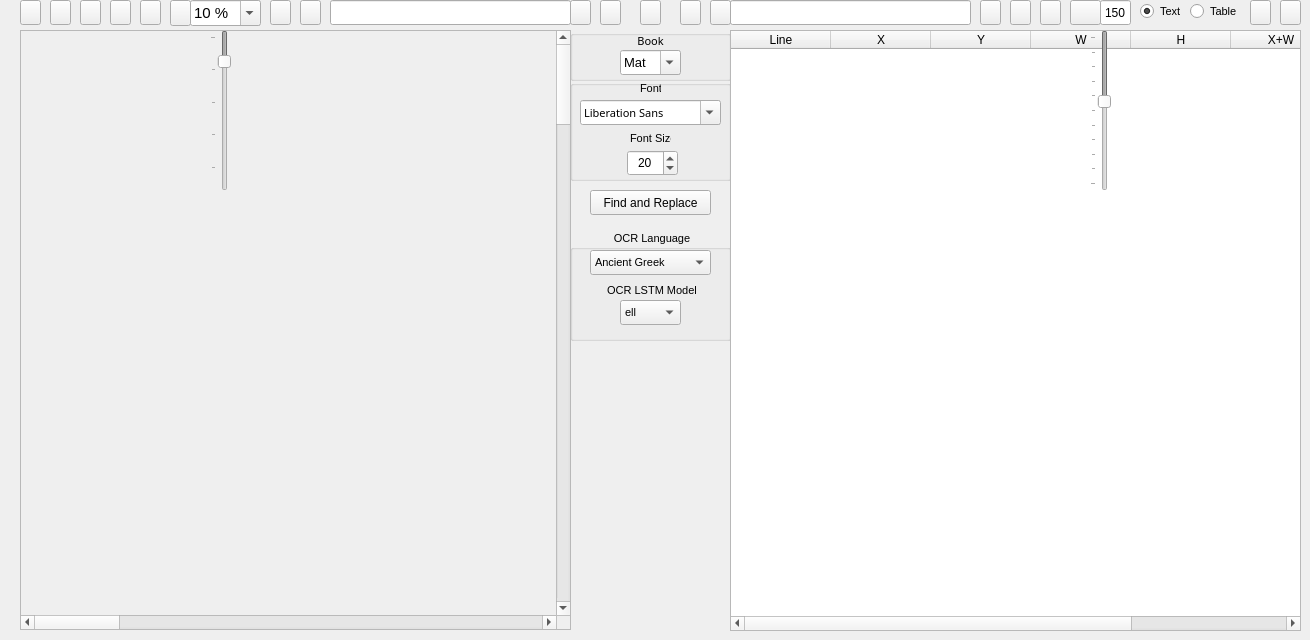
  <widget class="QWidget" name="centralwidget">
   <widget class="QScrollArea" name="ImagescrollArea">
    <property name="geometry">
     <rect>
      <x>20</x>
      <y>30</y>
      <width>551</width>
      <height>600</height>
     </rect>
    </property>
    <property name="sizePolicy">
     <sizepolicy hsizetype="Preferred" vsizetype="Preferred">
      <horstretch>0</horstretch>
      <verstretch>0</verstretch>
     </sizepolicy>
    </property>
    <property name="minimumSize">
     <size>
      <width>501</width>
      <height>600</height>
     </size>
    </property>
    <property name="widgetResizable">
     <bool>true</bool>
    </property>
    <property name="alignment">
     <set>Qt::AlignLeading|Qt::AlignLeft|Qt::AlignTop</set>
    </property>
    <widget class="QWidget" name="ImagescrollAreaWidgetContents">
     <property name="geometry">
      <rect>
       <x>0</x>
       <y>0</y>
       <width>3200</width>
       <height>4800</height>
      </rect>
     </property>
     <property name="sizePolicy">
      <sizepolicy hsizetype="Minimum" vsizetype="Minimum">
       <horstretch>0</horstretch>
       <verstretch>0</verstretch>
      </sizepolicy>
     </property>
     <property name="minimumSize">
      <size>
       <width>3200</width>
       <height>4800</height>
      </size>
     </property>
     <property name="sizeIncrement">
      <size>
       <width>0</width>
       <height>0</height>
      </size>
     </property>
     <property name="baseSize">
      <size>
       <width>520</width>
       <height>700</height>
      </size>
     </property>
     <widget class="QLabel" name="Image">
      <property name="geometry">
       <rect>
        <x>0</x>
        <y>2</y>
        <width>6800</width>
        <height>9600</height>
       </rect>
      </property>
      <property name="sizePolicy">
       <sizepolicy hsizetype="Expanding" vsizetype="Expanding">
        <horstretch>0</horstretch>
        <verstretch>0</verstretch>
       </sizepolicy>
      </property>
      <property name="minimumSize">
       <size>
        <width>3400</width>
        <height>4800</height>
       </size>
      </property>
      <property name="baseSize">
       <size>
        <width>520</width>
        <height>700</height>
       </size>
      </property>
      <property name="text">
       <string/>
      </property>
      <property name="scaledContents">
       <bool>false</bool>
      </property>
      <property name="alignment">
       <set>Qt::AlignLeading|Qt::AlignLeft|Qt::AlignTop</set>
      </property>
     </widget>
    </widget>
   </widget>
   <widget class="QPushButton" name="OpenImageFilebutton">
    <property name="geometry">
     <rect>
      <x>20</x>
      <y>0</y>
      <width>21</width>
      <height>25</height>
     </rect>
    </property>
    <property name="font">
     <font>
      <family>FROMVS [MAXR]</family>
      <pointsize>8</pointsize>
     </font>
    </property>
    <property name="toolTip">
     <string>Open current image</string>
    </property>
    <property name="text">
     <string/>
    </property>
    <property name="icon">
     <iconset resource="../UI_Icons.qrc">
      <normaloff>:/Icons/Icons/folder-open-image.png</normaloff>:/Icons/Icons/folder-open-image.png</iconset>
    </property>
   </widget>
   <widget class="QLineEdit" name="ImageLe">
    <property name="geometry">
     <rect>
      <x>330</x>
      <y>0</y>
      <width>241</width>
      <height>25</height>
     </rect>
    </property>
    <property name="toolTip">
     <string>Current image name</string>
    </property>
   </widget>
   <widget class="QPushButton" name="EditCorrectedTextbutton">
    <property name="geometry">
     <rect>
      <x>980</x>
      <y>0</y>
      <width>21</width>
      <height>25</height>
     </rect>
    </property>
    <property name="font">
     <font>
      <family>FROMVS [MAXR]</family>
      <pointsize>8</pointsize>
     </font>
    </property>
    <property name="toolTip">
     <string>Open current text(.txt,.csv) file</string>
    </property>
    <property name="text">
     <string/>
    </property>
    <property name="icon">
     <iconset resource="../UI_Icons.qrc">
      <normaloff>:/Icons/Icons/folder-open-document-text.png</normaloff>:/Icons/Icons/folder-open-document-text.png</iconset>
    </property>
   </widget>
   <widget class="QPushButton" name="SaveAsBoxCorrTextbutton">
    <property name="geometry">
     <rect>
      <x>1250</x>
      <y>0</y>
      <width>21</width>
      <height>25</height>
     </rect>
    </property>
    <property name="font">
     <font>
      <family>FROMVS [MAXR]</family>
      <pointsize>8</pointsize>
     </font>
    </property>
    <property name="toolTip">
     <string>Save current text file as...</string>
    </property>
    <property name="text">
     <string/>
    </property>
    <property name="icon">
     <iconset resource="../UI_Icons.qrc">
      <normaloff>:/Icons/Icons/disk-rename.png</normaloff>:/Icons/Icons/disk-rename.png</iconset>
    </property>
   </widget>
   <widget class="QPushButton" name="SaveBoxCorrTextbutton">
    <property name="geometry">
     <rect>
      <x>1280</x>
      <y>0</y>
      <width>21</width>
      <height>25</height>
     </rect>
    </property>
    <property name="font">
     <font>
      <family>FROMVS [MAXR]</family>
      <pointsize>8</pointsize>
     </font>
    </property>
    <property name="toolTip">
     <string>Overwrite current text file</string>
    </property>
    <property name="text">
     <string/>
    </property>
    <property name="icon">
     <iconset resource="../UI_Icons.qrc">
      <normaloff>:/Icons/Icons/disk.png</normaloff>:/Icons/Icons/disk.png</iconset>
    </property>
   </widget>
   <widget class="QPushButton" name="reloadTextbutton">
    <property name="geometry">
     <rect>
      <x>710</x>
      <y>0</y>
      <width>21</width>
      <height>25</height>
     </rect>
    </property>
    <property name="toolTip">
     <string>Reload current text</string>
    </property>
    <property name="text">
     <string/>
    </property>
    <property name="icon">
     <iconset resource="../UI_Icons.qrc">
      <normaloff>:/Icons/Icons/reload-text.png</normaloff>:/Icons/Icons/reload-text.png</iconset>
    </property>
   </widget>
   <widget class="QPushButton" name="reloadImagebutton">
    <property name="geometry">
     <rect>
      <x>570</x>
      <y>0</y>
      <width>21</width>
      <height>25</height>
     </rect>
    </property>
    <property name="toolTip">
     <string>Reload current image</string>
    </property>
    <property name="text">
     <string/>
    </property>
    <property name="icon">
     <iconset resource="../UI_Icons.qrc">
      <normaloff>:/Icons/Icons/reload.png</normaloff>:/Icons/Icons/reload.png</iconset>
    </property>
   </widget>
   <widget class="QPushButton" name="MyPixlerbutton">
    <property name="geometry">
     <rect>
      <x>50</x>
      <y>0</y>
      <width>21</width>
      <height>25</height>
     </rect>
    </property>
    <property name="toolTip">
     <string>Edit source images with MyPixler</string>
    </property>
    <property name="text">
     <string/>
    </property>
    <property name="icon">
     <iconset resource="../UI_Icons.qrc">
      <normaloff>:/Icons/Icons/BiblionPixler1.png</normaloff>:/Icons/Icons/BiblionPixler1.png</iconset>
    </property>
   </widget>
   <widget class="QPushButton" name="PrevImgButton">
    <property name="geometry">
     <rect>
      <x>270</x>
      <y>0</y>
      <width>21</width>
      <height>25</height>
     </rect>
    </property>
    <property name="toolTip">
     <string>Previous current image - !pair independent</string>
    </property>
    <property name="text">
     <string/>
    </property>
    <property name="icon">
     <iconset resource="../UI_Icons.qrc">
      <normaloff>:/Icons/Icons/back_image.png</normaloff>:/Icons/Icons/back_image.png</iconset>
    </property>
   </widget>
   <widget class="QPushButton" name="NextImgButton">
    <property name="geometry">
     <rect>
      <x>300</x>
      <y>0</y>
      <width>21</width>
      <height>25</height>
     </rect>
    </property>
    <property name="toolTip">
     <string>Next current image - !pair independent</string>
    </property>
    <property name="text">
     <string/>
    </property>
    <property name="icon">
     <iconset resource="../UI_Icons.qrc">
      <normaloff>:/Icons/Icons/forward_image.png</normaloff>:/Icons/Icons/forward_image.png</iconset>
    </property>
   </widget>
   <widget class="QPushButton" name="PrevTxtButton">
    <property name="geometry">
     <rect>
      <x>1010</x>
      <y>0</y>
      <width>21</width>
      <height>25</height>
     </rect>
    </property>
    <property name="toolTip">
     <string>Previous current text - !pair independent</string>
    </property>
    <property name="text">
     <string/>
    </property>
    <property name="icon">
     <iconset resource="../UI_Icons.qrc">
      <normaloff>:/Icons/Icons/back_text.png</normaloff>:/Icons/Icons/back_text.png</iconset>
    </property>
   </widget>
   <widget class="QPushButton" name="NextTxtButton">
    <property name="geometry">
     <rect>
      <x>1040</x>
      <y>0</y>
      <width>21</width>
      <height>25</height>
     </rect>
    </property>
    <property name="toolTip">
     <string>Next current text - !pair independent</string>
    </property>
    <property name="text">
     <string/>
    </property>
    <property name="icon">
     <iconset resource="../UI_Icons.qrc">
      <normaloff>:/Icons/Icons/forward_text.png</normaloff>:/Icons/Icons/forward_text.png</iconset>
    </property>
   </widget>
   <widget class="QPushButton" name="BothNextButton">
    <property name="geometry">
     <rect>
      <x>680</x>
      <y>0</y>
      <width>21</width>
      <height>25</height>
     </rect>
    </property>
    <property name="toolTip">
     <string>Next current image|text pair</string>
    </property>
    <property name="text">
     <string/>
    </property>
    <property name="icon">
     <iconset resource="../UI_Icons.qrc">
      <normaloff>:/Icons/Icons/ui-button-navigation.png</normaloff>:/Icons/Icons/ui-button-navigation.png</iconset>
    </property>
   </widget>
   <widget class="QPushButton" name="BothPrevButton">
    <property name="geometry">
     <rect>
      <x>600</x>
      <y>0</y>
      <width>21</width>
      <height>25</height>
     </rect>
    </property>
    <property name="toolTip">
     <string>Previous current image|text pair</string>
    </property>
    <property name="text">
     <string/>
    </property>
    <property name="icon">
     <iconset resource="../UI_Icons.qrc">
      <normaloff>:/Icons/Icons/ui-button-navigation-back.png</normaloff>:/Icons/Icons/ui-button-navigation-back.png</iconset>
    </property>
   </widget>
   <widget class="QPushButton" name="BothLoadButton">
    <property name="enabled">
     <bool>true</bool>
    </property>
    <property name="geometry">
     <rect>
      <x>640</x>
      <y>0</y>
      <width>21</width>
      <height>25</height>
     </rect>
    </property>
    <property name="toolTip">
     <string>Load current image|text pair</string>
    </property>
    <property name="text">
     <string/>
    </property>
    <property name="icon">
     <iconset resource="../UI_Icons.qrc">
      <normaloff>:/Icons/Icons/documents1.png</normaloff>:/Icons/Icons/documents1.png</iconset>
    </property>
   </widget>
   <widget class="QGroupBox" name="OCRgroupBox">
    <property name="geometry">
     <rect>
      <x>570</x>
      <y>230</y>
      <width>161</width>
      <height>111</height>
     </rect>
    </property>
    <property name="font">
     <font>
      <pointsize>8</pointsize>
     </font>
    </property>
    <property name="title">
     <string> OCR Language</string>
    </property>
    <property name="alignment">
     <set>Qt::AlignCenter</set>
    </property>
    <widget class="QComboBox" name="OCRModelComboBox">
     <property name="geometry">
      <rect>
       <x>50</x>
       <y>70</y>
       <width>61</width>
       <height>25</height>
      </rect>
     </property>
     <property name="toolTip">
      <string>Select OCR language model</string>
     </property>
     <property name="locale">
      <locale language="English" country="UnitedStates"/>
     </property>
     <property name="editable">
      <bool>false</bool>
     </property>
     <item>
      <property name="text">
       <string>ell</string>
      </property>
     </item>
     <item>
      <property name="text">
       <string>grc</string>
      </property>
     </item>
     <item>
      <property name="text">
       <string>feg</string>
      </property>
     </item>
     <item>
      <property name="text">
       <string>heb</string>
      </property>
     </item>
     <item>
      <property name="text">
       <string>feh</string>
      </property>
     </item>
     <item>
      <property name="text">
       <string>lat</string>
      </property>
     </item>
     <item>
      <property name="text">
       <string>fel</string>
      </property>
     </item>
    </widget>
    <widget class="QComboBox" name="OCRlangComboBox">
     <property name="geometry">
      <rect>
       <x>20</x>
       <y>20</y>
       <width>121</width>
       <height>25</height>
      </rect>
     </property>
     <property name="toolTip">
      <string>Select OCR language</string>
     </property>
     <property name="locale">
      <locale language="English" country="UnitedStates"/>
     </property>
     <property name="editable">
      <bool>false</bool>
     </property>
     <item>
      <property name="text">
       <string>Ancient Greek</string>
      </property>
     </item>
     <item>
      <property name="text">
       <string>Middle Greek</string>
      </property>
     </item>
     <item>
      <property name="text">
       <string>Modern Greek</string>
      </property>
     </item>
     <item>
      <property name="text">
       <string>Hebrew</string>
      </property>
     </item>
     <item>
      <property name="text">
       <string>Latin</string>
      </property>
     </item>
    </widget>
    <widget class="QLabel" name="OCRModellabel_2">
     <property name="geometry">
      <rect>
       <x>30</x>
       <y>50</y>
       <width>101</width>
       <height>20</height>
      </rect>
     </property>
     <property name="font">
      <font>
       <pointsize>8</pointsize>
      </font>
     </property>
     <property name="toolTip">
      <string>Select OCR LSTM model</string>
     </property>
     <property name="text">
      <string> OCR LSTM Model</string>
     </property>
     <property name="alignment">
      <set>Qt::AlignCenter</set>
     </property>
    </widget>
   </widget>
   <widget class="QLineEdit" name="TextLE">
    <property name="geometry">
     <rect>
      <x>730</x>
      <y>0</y>
      <width>241</width>
      <height>25</height>
     </rect>
    </property>
   </widget>
   <widget class="QGroupBox" name="SessiongroupBox">
    <property name="geometry">
     <rect>
      <x>570</x>
      <y>30</y>
      <width>161</width>
      <height>51</height>
     </rect>
    </property>
    <property name="title">
     <string/>
    </property>
    <widget class="QLabel" name="booklabel">
     <property name="geometry">
      <rect>
       <x>50</x>
       <y>0</y>
       <width>61</width>
       <height>21</height>
      </rect>
     </property>
     <property name="font">
      <font>
       <family>FROMVS</family>
       <pointsize>8</pointsize>
       <weight>50</weight>
       <italic>false</italic>
       <bold>false</bold>
      </font>
     </property>
     <property name="text">
      <string>Book</string>
     </property>
     <property name="alignment">
      <set>Qt::AlignCenter</set>
     </property>
    </widget>
    <widget class="QComboBox" name="bookComboBox">
     <property name="geometry">
      <rect>
       <x>50</x>
       <y>20</y>
       <width>61</width>
       <height>25</height>
      </rect>
     </property>
     <property name="font">
      <font>
       <pointsize>10</pointsize>
      </font>
     </property>
     <property name="toolTip">
      <string>Bible book current image|text directory</string>
     </property>
     <property name="editable">
      <bool>true</bool>
     </property>
     <item>
      <property name="text">
       <string>Mat</string>
      </property>
     </item>
     <item>
      <property name="text">
       <string>Mar</string>
      </property>
     </item>
     <item>
      <property name="text">
       <string>Luk</string>
      </property>
     </item>
     <item>
      <property name="text">
       <string>Joh</string>
      </property>
     </item>
     <item>
      <property name="text">
       <string>Act</string>
      </property>
     </item>
     <item>
      <property name="text">
       <string>Rom</string>
      </property>
     </item>
     <item>
      <property name="text">
       <string>1Co</string>
      </property>
     </item>
     <item>
      <property name="text">
       <string>2Co</string>
      </property>
     </item>
     <item>
      <property name="text">
       <string>Gal</string>
      </property>
     </item>
     <item>
      <property name="text">
       <string>Eph</string>
      </property>
     </item>
     <item>
      <property name="text">
       <string>Php</string>
      </property>
     </item>
     <item>
      <property name="text">
       <string>Col</string>
      </property>
     </item>
     <item>
      <property name="text">
       <string>1Th</string>
      </property>
     </item>
     <item>
      <property name="text">
       <string>2Th</string>
      </property>
     </item>
     <item>
      <property name="text">
       <string>1Ti</string>
      </property>
     </item>
     <item>
      <property name="text">
       <string>2Ti</string>
      </property>
     </item>
     <item>
      <property name="text">
       <string>Tit</string>
      </property>
     </item>
     <item>
      <property name="text">
       <string>Phm</string>
      </property>
     </item>
     <item>
      <property name="text">
       <string>Heb</string>
      </property>
     </item>
     <item>
      <property name="text">
       <string>Jas</string>
      </property>
     </item>
     <item>
      <property name="text">
       <string>1Pe</string>
      </property>
     </item>
     <item>
      <property name="text">
       <string>2Pe</string>
      </property>
     </item>
     <item>
      <property name="text">
       <string>1Jn</string>
      </property>
     </item>
     <item>
      <property name="text">
       <string>2Jn</string>
      </property>
     </item>
     <item>
      <property name="text">
       <string>3Jn</string>
      </property>
     </item>
     <item>
      <property name="text">
       <string>Jud</string>
      </property>
     </item>
     <item>
      <property name="text">
       <string>Rev</string>
      </property>
     </item>
    </widget>
   </widget>
   <widget class="QGroupBox" name="TextgroupBox">
    <property name="geometry">
     <rect>
      <x>570</x>
      <y>80</y>
      <width>161</width>
      <height>101</height>
     </rect>
    </property>
    <property name="title">
     <string/>
    </property>
    <widget class="QLabel" name="fontlabel">
     <property name="geometry">
      <rect>
       <x>70</x>
       <y>0</y>
       <width>21</width>
       <height>17</height>
      </rect>
     </property>
     <property name="font">
      <font>
       <pointsize>8</pointsize>
      </font>
     </property>
     <property name="text">
      <string>Font</string>
     </property>
    </widget>
    <widget class="QLabel" name="fontSizelabel">
     <property name="geometry">
      <rect>
       <x>60</x>
       <y>50</y>
       <width>41</width>
       <height>17</height>
      </rect>
     </property>
     <property name="font">
      <font>
       <pointsize>8</pointsize>
      </font>
     </property>
     <property name="text">
      <string>Font Size</string>
     </property>
    </widget>
    <widget class="QSpinBox" name="fontSizeBox">
     <property name="geometry">
      <rect>
       <x>57</x>
       <y>70</y>
       <width>51</width>
       <height>26</height>
      </rect>
     </property>
     <property name="toolTip">
      <string>Select font size</string>
     </property>
     <property name="alignment">
      <set>Qt::AlignCenter</set>
     </property>
     <property name="minimum">
      <number>6</number>
     </property>
     <property name="maximum">
      <number>30</number>
     </property>
     <property name="value">
      <number>20</number>
     </property>
    </widget>
    <widget class="QFontComboBox" name="fontComboBox">
     <property name="geometry">
      <rect>
       <x>10</x>
       <y>20</y>
       <width>141</width>
       <height>25</height>
      </rect>
     </property>
     <property name="font">
      <font>
       <family>FROMVS</family>
       <pointsize>8</pointsize>
       <weight>50</weight>
       <italic>false</italic>
       <bold>false</bold>
      </font>
     </property>
     <property name="toolTip">
      <string>Select font</string>
     </property>
    </widget>
   </widget>
   <widget class="QComboBox" name="ZoomComboBox">
    <property name="geometry">
     <rect>
      <x>190</x>
      <y>0</y>
      <width>71</width>
      <height>26</height>
     </rect>
    </property>
    <property name="sizePolicy">
     <sizepolicy hsizetype="Preferred" vsizetype="Preferred">
      <horstretch>0</horstretch>
      <verstretch>0</verstretch>
     </sizepolicy>
    </property>
    <property name="font">
     <font>
      <pointsize>11</pointsize>
     </font>
    </property>
    <property name="toolTip">
     <string>Select current image zoom</string>
    </property>
    <property name="inputMethodHints">
     <set>Qt::ImhNone</set>
    </property>
    <property name="editable">
     <bool>true</bool>
    </property>
    <property name="currentText">
     <string>10 %</string>
    </property>
    <property name="insertPolicy">
     <enum>QComboBox::NoInsert</enum>
    </property>
    <item>
     <property name="text">
      <string>10 %</string>
     </property>
    </item>
    <item>
     <property name="text">
      <string>25 %</string>
     </property>
    </item>
    <item>
     <property name="text">
      <string>50 %</string>
     </property>
    </item>
    <item>
     <property name="text">
      <string>100 %</string>
     </property>
    </item>
    <item>
     <property name="text">
      <string>200 %</string>
     </property>
    </item>
   </widget>
   <widget class="QPushButton" name="Zoombutton">
    <property name="enabled">
     <bool>true</bool>
    </property>
    <property name="geometry">
     <rect>
      <x>170</x>
      <y>0</y>
      <width>21</width>
      <height>26</height>
     </rect>
    </property>
    <property name="font">
     <font>
      <pointsize>8</pointsize>
     </font>
    </property>
    <property name="toolTip">
     <string>Zoom decorator</string>
    </property>
    <property name="text">
     <string/>
    </property>
    <property name="icon">
     <iconset resource="../UI_Icons.qrc">
      <normaloff>:/Icons/Icons/image-resize1.png</normaloff>:/Icons/Icons/image-resize1.png</iconset>
    </property>
   </widget>
   <widget class="QSlider" name="LHslider">
    <property name="enabled">
     <bool>false</bool>
    </property>
    <property name="geometry">
     <rect>
      <x>1090</x>
      <y>30</y>
      <width>21</width>
      <height>161</height>
     </rect>
    </property>
    <property name="toolTip">
     <string>Set current text line spacing</string>
    </property>
    <property name="minimum">
     <number>100</number>
    </property>
    <property name="maximum">
     <number>200</number>
    </property>
    <property name="singleStep">
     <number>2</number>
    </property>
    <property name="pageStep">
     <number>10</number>
    </property>
    <property name="value">
     <number>144</number>
    </property>
    <property name="sliderPosition">
     <number>144</number>
    </property>
    <property name="orientation">
     <enum>Qt::Vertical</enum>
    </property>
    <property name="invertedAppearance">
     <bool>true</bool>
    </property>
    <property name="tickPosition">
     <enum>QSlider::TicksAbove</enum>
    </property>
   </widget>
   <widget class="QLineEdit" name="LHlineEdit">
    <property name="geometry">
     <rect>
      <x>1100</x>
      <y>0</y>
      <width>31</width>
      <height>25</height>
     </rect>
    </property>
    <property name="toolTip">
     <string>Current text line spacing</string>
    </property>
    <property name="text">
     <string>150</string>
    </property>
    <property name="maxLength">
     <number>32767</number>
    </property>
    <property name="alignment">
     <set>Qt::AlignCenter</set>
    </property>
    <property name="placeholderText">
     <string>150</string>
    </property>
    <property name="clearButtonEnabled">
     <bool>false</bool>
    </property>
   </widget>
   <widget class="QPushButton" name="LHDialogbutton">
    <property name="enabled">
     <bool>true</bool>
    </property>
    <property name="geometry">
     <rect>
      <x>1070</x>
      <y>0</y>
      <width>31</width>
      <height>25</height>
     </rect>
    </property>
    <property name="font">
     <font>
      <family>FROMVS [MAXR]</family>
      <pointsize>8</pointsize>
     </font>
    </property>
    <property name="toolTip">
     <string>Enable line spacing slider</string>
    </property>
    <property name="text">
     <string/>
    </property>
    <property name="icon">
     <iconset resource="../UI_Icons.qrc">
      <normaloff>:/Icons/Icons/edit-line-spacing.png</normaloff>:/Icons/Icons/edit-line-spacing.png</iconset>
    </property>
   </widget>
   <widget class="QSlider" name="Zoomslider">
    <property name="enabled">
     <bool>false</bool>
    </property>
    <property name="geometry">
     <rect>
      <x>210</x>
      <y>30</y>
      <width>21</width>
      <height>161</height>
     </rect>
    </property>
    <property name="toolTip">
     <string>Set current text line spacing</string>
    </property>
    <property name="minimum">
     <number>10</number>
    </property>
    <property name="maximum">
     <number>100</number>
    </property>
    <property name="singleStep">
     <number>1</number>
    </property>
    <property name="pageStep">
     <number>20</number>
    </property>
    <property name="value">
     <number>25</number>
    </property>
    <property name="sliderPosition">
     <number>25</number>
    </property>
    <property name="orientation">
     <enum>Qt::Vertical</enum>
    </property>
    <property name="invertedAppearance">
     <bool>true</bool>
    </property>
    <property name="tickPosition">
     <enum>QSlider::TicksAbove</enum>
    </property>
   </widget>
   <widget class="QPushButton" name="FindReplacebutton">
    <property name="geometry">
     <rect>
      <x>590</x>
      <y>190</y>
      <width>121</width>
      <height>25</height>
     </rect>
    </property>
    <property name="font">
     <font>
      <pointsize>9</pointsize>
     </font>
    </property>
    <property name="text">
     <string>Find and Replace</string>
    </property>
    <property name="icon">
     <iconset resource="../UI_Icons.qrc">
      <normaloff>:/Icons/Icons/search.png</normaloff>:/Icons/Icons/search.png</iconset>
    </property>
   </widget>
   <widget class="QPushButton" name="LineBoxImagebutton">
    <property name="geometry">
     <rect>
      <x>80</x>
      <y>0</y>
      <width>21</width>
      <height>25</height>
     </rect>
    </property>
    <property name="font">
     <font>
      <pointsize>8</pointsize>
     </font>
    </property>
    <property name="toolTip">
     <string>Make line box files and/or split into line files</string>
    </property>
    <property name="text">
     <string/>
    </property>
    <property name="icon">
     <iconset resource="../UI_Icons.qrc">
      <normaloff>:/Icons/Icons/boxwood.png</normaloff>:/Icons/Icons/boxwood.png</iconset>
    </property>
   </widget>
   <widget class="QPushButton" name="CharBoxImagebutton">
    <property name="geometry">
     <rect>
      <x>110</x>
      <y>0</y>
      <width>21</width>
      <height>25</height>
     </rect>
    </property>
    <property name="font">
     <font>
      <pointsize>8</pointsize>
     </font>
    </property>
    <property name="toolTip">
     <string>Make character box file</string>
    </property>
    <property name="text">
     <string/>
    </property>
    <property name="icon">
     <iconset resource="../UI_Icons.qrc">
      <normaloff>:/Icons/Icons/boxwood3.png</normaloff>:/Icons/Icons/boxwood3.png</iconset>
    </property>
   </widget>
   <widget class="QPushButton" name="WordBoxImagebutton">
    <property name="geometry">
     <rect>
      <x>140</x>
      <y>0</y>
      <width>21</width>
      <height>25</height>
     </rect>
    </property>
    <property name="font">
     <font>
      <pointsize>8</pointsize>
     </font>
    </property>
    <property name="toolTip">
     <string>Make word box file</string>
    </property>
    <property name="text">
     <string/>
    </property>
    <property name="icon">
     <iconset resource="../UI_Icons.qrc">
      <normaloff>:/Icons/Icons/boxbig.png</normaloff>:/Icons/Icons/boxbig.png</iconset>
    </property>
   </widget>
   <widget class="QStackedWidget" name="stackedWidget">
    <property name="geometry">
     <rect>
      <x>730</x>
      <y>30</y>
      <width>571</width>
      <height>601</height>
     </rect>
    </property>
    <property name="currentIndex">
     <number>1</number>
    </property>
    <widget class="QWidget" name="page_0">
     <widget class="QTextEdit" name="BoxText">
      <property name="geometry">
       <rect>
        <x>0</x>
        <y>0</y>
        <width>570</width>
        <height>601</height>
       </rect>
      </property>
      <property name="minimumSize">
       <size>
        <width>540</width>
        <height>600</height>
       </size>
      </property>
      <property name="font">
       <font>
        <pointsize>8</pointsize>
       </font>
      </property>
      <property name="lineWrapMode">
       <enum>QTextEdit::NoWrap</enum>
      </property>
     </widget>
    </widget>
    <widget class="QWidget" name="page_1">
     <widget class="QTableWidget" name="BoxTable">
      <property name="geometry">
       <rect>
        <x>0</x>
        <y>0</y>
        <width>571</width>
        <height>601</height>
       </rect>
      </property>
      <property name="editTriggers">
       <set>QAbstractItemView::CurrentChanged|QAbstractItemView::EditKeyPressed|QAbstractItemView::SelectedClicked</set>
      </property>
      <property name="selectionBehavior">
       <enum>QAbstractItemView::SelectRows</enum>
      </property>
      <column>
       <property name="text">
        <string>Line</string>
       </property>
      </column>
      <column>
       <property name="text">
        <string>X</string>
       </property>
      </column>
      <column>
       <property name="text">
        <string>Y</string>
       </property>
      </column>
      <column>
       <property name="text">
        <string>W</string>
       </property>
      </column>
      <column>
       <property name="text">
        <string>H</string>
       </property>
      </column>
      <column>
       <property name="text">
        <string>X+W</string>
       </property>
      </column>
      <column>
       <property name="text">
        <string>Y+H</string>
       </property>
      </column>
     </widget>
    </widget>
   </widget>
   <widget class="QRadioButton" name="textButton">
    <property name="geometry">
     <rect>
      <x>1140</x>
      <y>0</y>
      <width>51</width>
      <height>23</height>
     </rect>
    </property>
    <property name="font">
     <font>
      <pointsize>8</pointsize>
     </font>
    </property>
    <property name="text">
     <string>Text</string>
    </property>
    <property name="checked">
     <bool>true</bool>
    </property>
   </widget>
   <widget class="QRadioButton" name="tableButton">
    <property name="geometry">
     <rect>
      <x>1190</x>
      <y>0</y>
      <width>51</width>
      <height>23</height>
     </rect>
    </property>
    <property name="font">
     <font>
      <pointsize>8</pointsize>
     </font>
    </property>
    <property name="text">
     <string>Table</string>
    </property>
   </widget>
   <zorder>ImagescrollArea</zorder>
   <zorder>OpenImageFilebutton</zorder>
   <zorder>ImageLe</zorder>
   <zorder>EditCorrectedTextbutton</zorder>
   <zorder>SaveAsBoxCorrTextbutton</zorder>
   <zorder>SaveBoxCorrTextbutton</zorder>
   <zorder>reloadTextbutton</zorder>
   <zorder>reloadImagebutton</zorder>
   <zorder>MyPixlerbutton</zorder>
   <zorder>PrevImgButton</zorder>
   <zorder>NextImgButton</zorder>
   <zorder>PrevTxtButton</zorder>
   <zorder>NextTxtButton</zorder>
   <zorder>BothNextButton</zorder>
   <zorder>BothPrevButton</zorder>
   <zorder>BothLoadButton</zorder>
   <zorder>OCRgroupBox</zorder>
   <zorder>TextLE</zorder>
   <zorder>SessiongroupBox</zorder>
   <zorder>TextgroupBox</zorder>
   <zorder>ZoomComboBox</zorder>
   <zorder>Zoombutton</zorder>
   <zorder>LHlineEdit</zorder>
   <zorder>LHDialogbutton</zorder>
   <zorder>Zoomslider</zorder>
   <zorder>FindReplacebutton</zorder>
   <zorder>LineBoxImagebutton</zorder>
   <zorder>CharBoxImagebutton</zorder>
   <zorder>WordBoxImagebutton</zorder>
   <zorder>stackedWidget</zorder>
   <zorder>textButton</zorder>
   <zorder>tableButton</zorder>
   <zorder>LHslider</zorder>
  </widget>
